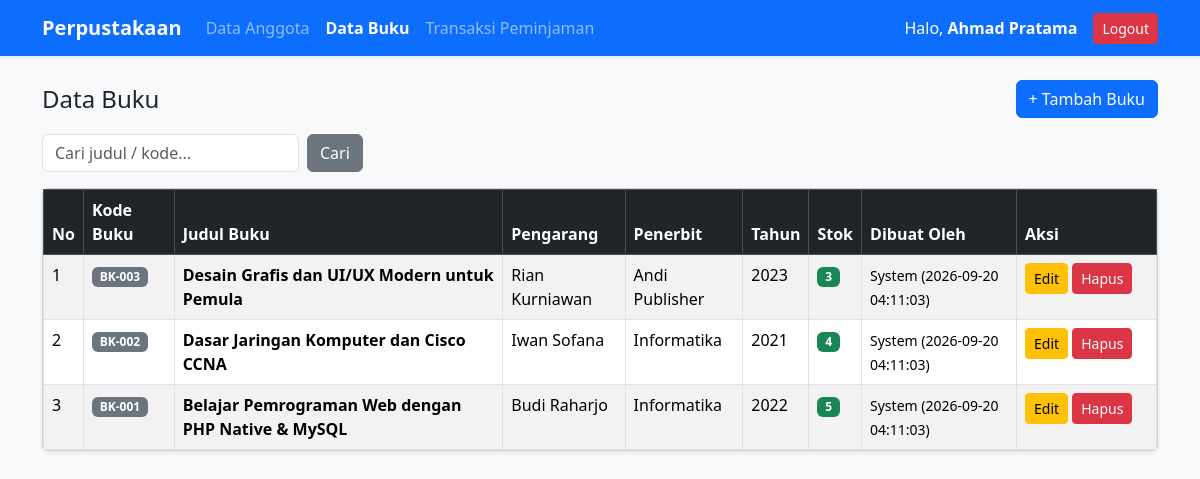
Screenshot of /buku.php (signed in) with the database file from the repository.
### tables this page shows
CREATE TABLE IF NOT EXISTS `buku` (
  `id` INT AUTO_INCREMENT PRIMARY KEY,
  `kode_buku` VARCHAR(20) NOT NULL UNIQUE,
  `judul` VARCHAR(255) NOT NULL,
  `pengarang` VARCHAR(100) NOT NULL,
  `penerbit` VARCHAR(100) NOT NULL,
  `tahun_terbit` INT(4) NOT NULL,
  `kategori` VARCHAR(50) NOT NULL,
  `stok` INT NOT NULL DEFAULT 0,
  `is_delete` TINYINT(1) NOT NULL DEFAULT 0,
  `created_at` TIMESTAMP DEFAULT CURRENT_TIMESTAMP,
  `created_by` VARCHAR(100) NULL,
  `updated_at` TIMESTAMP NULL DEFAULT NULL ON UPDATE CURRENT_TIMESTAMP,
  `updated_by` VARCHAR(100) NULL
);

### buku.php (the view, shortened to what this page needs)
<?php
include 'koneksi.php';
include 'navbar.php';
$cari = isset($_GET['cari']) ? mysqli_real_escape_string($conn, $_GET['cari']) : '';
if ($cari != '') {
    $query = "SELECT * FROM buku WHERE is_delete = 0 AND (judul LIKE '%$cari%' OR kode_buku LIKE '%$cari%' OR pengarang LIKE '%$cari%') ORDER BY id DESC";
} else {
    $query = "SELECT * FROM buku WHERE is_delete = 0 ORDER BY id DESC";
}
$result = mysqli_query($conn, $query);
?>
<div class="d-flex justify-content-between align-items-center mb-3">
    <h4 class="mb-0">Data Buku</h4>
    <a href="buku_tambah.php" class="btn btn-primary">+ Tambah Buku</a>
</div>
<form method="GET" class="row g-2 mb-3">
    <div class="col-auto">
        <input type="text" name="cari" class="form-control" placeholder="Cari judul / kode..." value="<?= htmlspecialchars($cari); ?>">
    </div>
    <div class="col-auto">
        <button type="submit" class="btn btn-secondary">Cari</button>
    </div>
</form>
<div class="card shadow-sm">
    <div class="table-responsive">
        <table class="table table-bordered table-striped mb-0">
            <thead class="table-dark">
                <tr>
                    <th>No</th>
                    <th>Kode Buku</th>
                    <th>Judul Buku</th>
                    <th>Pengarang</th>
                    <th>Penerbit</th>
                    <th>Tahun</th>
                    <th>Stok</th>
                    <th>Dibuat Oleh</th>
                    <th width="140">Aksi</th>
                </tr>
            </thead>
            <tbody>
                <?php if (mysqli_num_rows($result) > 0): ?>
                    <?php $no = 1; while ($row = mysqli_fetch_assoc($result)): ?>
                        <tr>
                            <td><?= $no++; ?></td>
                            <td><span class="badge bg-secondary"><?= $row['kode_buku']; ?></span></td>
                            <td><b><?= $row['judul']; ?></b></td>
                            <td><?= $row['pengarang']; ?></td>
                            <td><?= $row['penerbit']; ?></td>
                            <td><?= $row['tahun_terbit']; ?></td>
                            <td><span class="badge bg-success"><?= $row['stok']; ?></span></td>
                            <td><small><?= $row['created_by']; ?> (<?= $row['created_at']; ?>)</small></td>
                            <td>
                                <a href="buku_edit.php?id=<?= $row['id']; ?>" class="btn btn-warning btn-sm">Edit</a>
                                <a href="buku_hapus.php?id=<?= $row['id']; ?>" class="btn btn-danger btn-sm" onclick="return confirm('Yakin hapus buku ini?')">Hapus</a>
                            </td>
                        </tr>
                    <?php endwhile; ?>
                <?php else: ?>
                    <tr>
                        <td colspan="9" class="text-center py-3">Tidak ada data buku.</td>
                    </tr>
                <?php endif; ?>
            </tbody>
        </table>
    </div>
</div>
</div>
</body>
</html>

### rows the page displays
buku: kode_buku "BK-003", judul "Desain Grafis dan UI/UX Modern untuk Pemula", pengarang "Rian Kurniawan", penerbit "Andi Publisher", tahun_terbit "2023", stok "3", created_by "System", created_at "2026-09-20 04:11:03"
buku: kode_buku "BK-002", judul "Dasar Jaringan Komputer dan Cisco CCNA", pengarang "Iwan Sofana", penerbit "Informatika", tahun_terbit "2021", stok "4", created_by "System", created_at "2026-09-20 04:11:03"
buku: kode_buku "BK-001", judul "Belajar Pemrograman Web dengan PHP Native & MySQL", pengarang "Budi Raharjo", penerbit "Informatika", tahun_terbit "2022", stok "5", created_by "System", created_at "2026-09-20 04:11:03"

### other values shown
$_SESSION['user']['nama'] "Ahmad Pratama"
